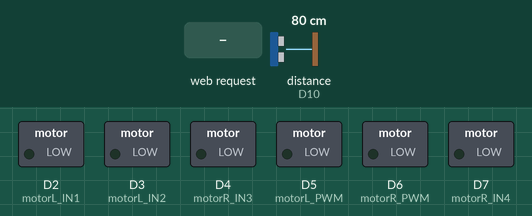
A sketch run on a simulated Arduino Uno R4 WiFi. On the bench: switched loads named in the sketch (green lamp = pin HIGH). The test bench sets the inputs (shaded band); at power-on: distance to the obstacle (sensor on D10) 80 cm. The echo pulse lasts 58.3 µs per cm; pins used as bus, display or sensor lines are not drawn.

Above: at 1.2 s.
1.3 s: HTTP request GET /WALL received
At 1.8 s:
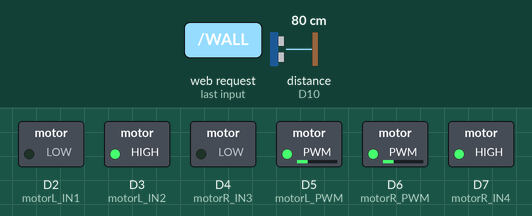
2.8 s: distance to the obstacle (sensor on D10) set to 53 cm
4.3 s: distance to the obstacle (sensor on D10) set to 45 cm
At 5.1 s:
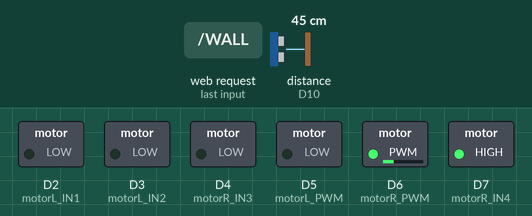
5.8 s: distance to the obstacle (sensor on D10) set to 60 cm
At 7.0 s:
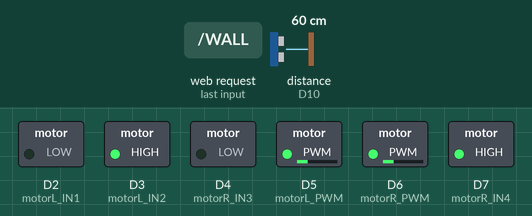
7.3 s: distance to the obstacle (sensor on D10) set to 2 cm
At 8.6 s:
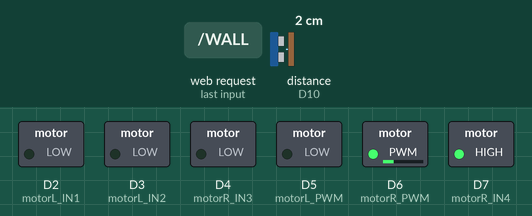
Timing chart, 0 to 9.8 s (numbered marks = the images above; inputs shaded):
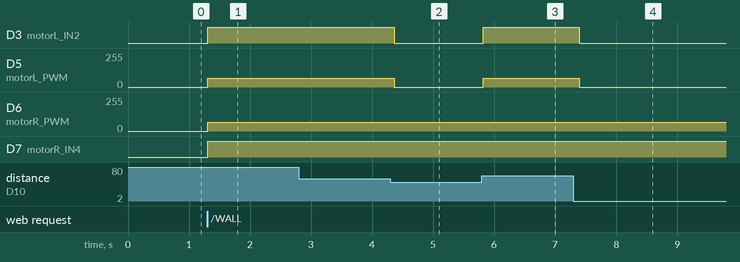

Measured:
- the behaviour switches between 51 and 50 cm on distance to the obstacle (sensor on D10) (found by bisection; images 1 and 2)
- after the input at 1.3 s, D3 (motorL_IN2), D7 (motorR_IN4): LOW → HIGH at once; D5 (motorL_PWM), D6 (motorR_PWM): 0/255 → 66/255 at once
- after the input at 2.8 s, every drawn part: stays the same
- after the input at 4.3 s, D3 (motorL_IN2): HIGH → LOW after 0.07 s; D5 (motorL_PWM): 66/255 → 0/255 after 0.07 s
- after the input at 5.8 s, D3 (motorL_IN2): LOW → HIGH at once; D5 (motorL_PWM): 0/255 → 66/255 at once
- after the input at 7.3 s, D3 (motorL_IN2): HIGH → LOW after 0.10 s; D5 (motorL_PWM): 66/255 → 0/255 after 0.10 s

The sketch:

Lab5.ino
```cpp
#include "WiFiS3.h"

char ssid[] = "RobotControl";
char pass[] = "12345678";
WiFiServer server(80);
WiFiClient client;

// Pins
const int trigPin = 9, echoPin = 10;
const int motorL_PWM = 5, motorL_IN1 = 2, motorL_IN2 = 3;
const int motorR_PWM = 6, motorR_IN3 = 4, motorR_IN4 = 7;

// Logic Variables
int mode = 0;
// Mode 0: Stop
// Mode 1: Wall Follow
// Mode 2: Follow Me
// Mode 3: Manual / Debug

int baseSpeed = 80;
int manualLeft = 0;  // Store manual speed for Left
int manualRight = 0; // Store manual speed for Right

unsigned long lastSensorRead = 0;
long currentDistance = 0;

void setup() {
  Serial.begin(115200);
  pinMode(trigPin, OUTPUT); pinMode(echoPin, INPUT);
  pinMode(motorL_PWM, OUTPUT); pinMode(motorL_IN1, OUTPUT); pinMode(motorL_IN2, OUTPUT);
  pinMode(motorR_PWM, OUTPUT); pinMode(motorR_IN3, OUTPUT); pinMode(motorR_IN4, OUTPUT);

  WiFi.beginAP(ssid, pass);
  server.begin();
}

void loop() {
  // 1. Connection Logic
  if (!client) client = server.available();

  if (client && client.connected()) {
    if (client.available()) {
      String command = client.readStringUntil('\n');
      command.trim();
      command.toUpperCase();

      // --- EXISTING MODES ---
      if (command.indexOf("WALL")   != -1) mode = 1;
      if (command.indexOf("FOLLOW") != -1) mode = 2;

      if (command.indexOf("STOP") != -1) {
        mode = 0;
        manualLeft = 0;
        manualRight = 0;
      }

      // --- NEW: MANUAL DEBUG COMMANDS ---
      // Format: "L 100" (Left forward 100), "R -100" (Right backward 100)

      if (command.startsWith("L ")) {
        mode = 3; // Switch to Manual Mode
        manualLeft = command.substring(2).toInt(); // Parse number after "L "
      }

      if (command.startsWith("R ")) {
        mode = 3;
        manualRight = command.substring(2).toInt(); // Parse number after "R "
      }

      // Format: "M 100 100" (Set both at once)
      if (command.startsWith("M ")) {
        mode = 3;
        // Simple parsing for two integers
        int firstSpace = command.indexOf(' ');
        int secondSpace = command.lastIndexOf(' ');

        if (firstSpace != -1 && secondSpace != -1 && firstSpace != secondSpace) {
           String leftPart = command.substring(firstSpace + 1, secondSpace);
           String rightPart = command.substring(secondSpace + 1);
           manualLeft = leftPart.toInt();
           manualRight = rightPart.toInt();
        }
      }

      client.print("Mode: "); client.print(mode);
      client.print(" | Dist: "); client.println(currentDistance);
    }
  }

  // 2. Sensor Logic (Every 100ms) - Only needed for auto modes
  if ((mode == 1 || mode == 2) && (millis() - lastSensorRead > 100)) {
     currentDistance = getDistance();
     lastSensorRead = millis();
  }

  // 3. Action Logic
  if (mode == 1) { // Wall Follow Logic
    int wallSpeed = 66;
    if (currentDistance < 50 && currentDistance != 0) {
       moveRobot(0, wallSpeed);
    } else {
      moveRobot(wallSpeed, wallSpeed);
    }
  }
  else if (mode == 2) { // Follow Me Logic
    if (currentDistance >= 10 && currentDistance <= 17) {
      moveRobot(baseSpeed, baseSpeed);
    } else {
      stopMotors();
    }
  }
  else if (mode == 3) { // MANUAL / DEBUG LOGIC
    moveRobot(manualLeft, manualRight);
  }
  else {
    stopMotors();
  }
}

long getDistance() {
  digitalWrite(trigPin, LOW); delayMicroseconds(2);
  digitalWrite(trigPin, HIGH); delayMicroseconds(10);
  digitalWrite(trigPin, LOW);
  long duration = pulseIn(echoPin, HIGH, 30000);
  if (duration == 0) return 999;
  return duration * 0.034 / 2;
}

void moveRobot(int left, int right) {
  // Positive = Forward, Negative = Backward

  // Left Motor
  digitalWrite(motorL_IN1, left < 0);
  digitalWrite(motorL_IN2, left > 0);
  analogWrite(motorL_PWM, abs(left));

  // Right Motor
  digitalWrite(motorR_IN3, right < 0);
  digitalWrite(motorR_IN4, right > 0);
  analogWrite(motorR_PWM, abs(right));
}

void stopMotors() {
  analogWrite(motorL_PWM, 0); analogWrite(motorR_PWM, 0);
  digitalWrite(motorL_IN1, LOW); digitalWrite(motorL_IN2, LOW);
  digitalWrite(motorR_IN3, LOW); digitalWrite(motorR_IN4, LOW);
}
```
